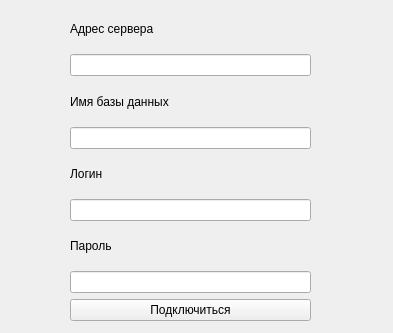
<?xml version="1.0" encoding="UTF-8"?>
<ui version="4.0">
 <class>ConnectionDialog</class>
 <widget class="QWidget" name="ConnectionDialog">
  <property name="geometry">
   <rect>
    <x>0</x>
    <y>0</y>
    <width>393</width>
    <height>333</height>
   </rect>
  </property>
  <property name="windowTitle">
   <string>Form</string>
  </property>
  <widget class="QWidget" name="">
   <property name="geometry">
    <rect>
     <x>70</x>
     <y>10</y>
     <width>241</width>
     <height>311</height>
    </rect>
   </property>
   <layout class="QVBoxLayout" name="verticalLayout">
    <property name="spacing">
     <number>6</number>
    </property>
    <item>
     <widget class="QLabel" name="addressLabel">
      <property name="text">
       <string>Адрес сервера</string>
      </property>
     </widget>
    </item>
    <item>
     <widget class="QLineEdit" name="addressLineEdit"/>
    </item>
    <item>
     <widget class="QLabel" name="nameLabel">
      <property name="text">
       <string>Имя базы данных</string>
      </property>
     </widget>
    </item>
    <item>
     <widget class="QLineEdit" name="nameLineEdit"/>
    </item>
    <item>
     <widget class="QLabel" name="loginLabel">
      <property name="text">
       <string>Логин</string>
      </property>
     </widget>
    </item>
    <item>
     <widget class="QLineEdit" name="loginLineEdit"/>
    </item>
    <item>
     <widget class="QLabel" name="passwordLabel">
      <property name="text">
       <string>Пароль</string>
      </property>
     </widget>
    </item>
    <item>
     <widget class="QLineEdit" name="passwordLineEdit"/>
    </item>
    <item>
     <widget class="QPushButton" name="pushButton">
      <property name="text">
       <string>Подключиться</string>
      </property>
     </widget>
    </item>
   </layout>
  </widget>
 </widget>
 <resources/>
 <connections/>
</ui>
